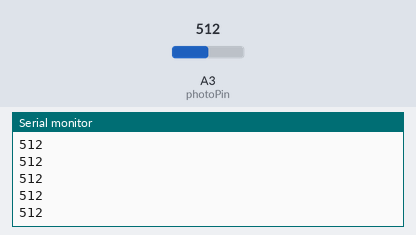
A sketch run on a simulated Arduino Uno, built with avr-gcc and run on an emulated ATmega328P. Parts: the last lines printed to the serial monitor. The inputs (shaded band) are chosen by the test bench; at power-on: A3 (photoPin) = 512.

Above: at 1.2 s.
1.3 s: A3 (photoPin) set to 716
At 1.68 s:
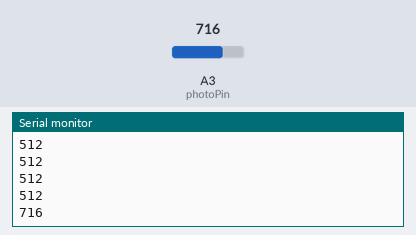
2.8 s: A3 (photoPin) set to 900
At 2.93 s:
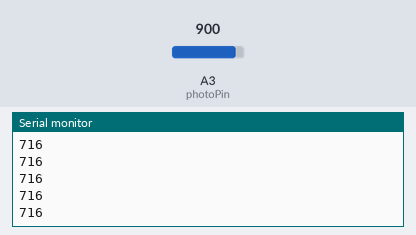
Timing chart, 0 to 5.8 s (numbered marks = the images above; inputs shaded):
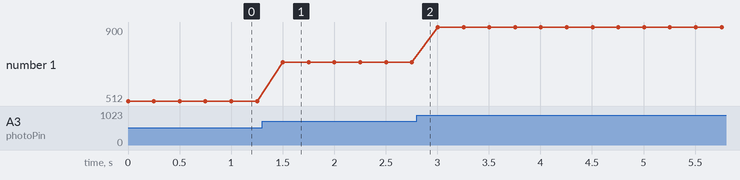

The sketch:

Lesson31a_New_Ard.ino
```cpp
int photoPin = A3;
int photoVal;
int DT=250;

void setup() {
  // put your setup code here, to run once:
Serial.begin(9600);
pinMode(photoPin,INPUT);
}

void loop() {
  // put your main code here, to run repeatedly:

photoVal = analogRead(photoPin);
Serial.println(photoVal);
delay(DT);

}
```

Measured:
- after the input at 1.3 s, the serial monitor: prints a new line after 0.20 s (image 1)
- plotted number 1: 512 → 716 after the input at 1.3 s, 716 → 900 after the input at 2.8 s
